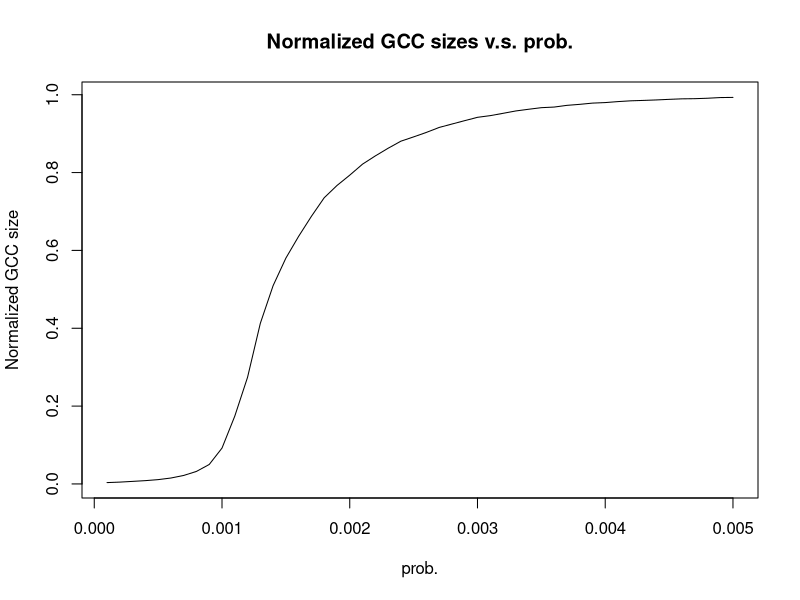

This chart was generated by the following R code:
library(igraph)
prob <- seq(0.0001,0.005,0.0001)
result <- c()
for (val in prob) {
  size <- 0
  for (iter in 1:100){
    g = erdos.renyi.game(1000, val, directed=F)
    g.components <- clusters(g)
    ix <- which.max(g.components$csize)
    g.giant <- induced.subgraph(g, which(g.components$membership == ix))
    size <- size + length(V(g.giant))/1000
  }
  result <- c(result,(size/100))
  print (result)
  print("====================================================")
}
plot(prob,result,type='l',main='Normalized GCC sizes v.s. prob.', xlab = 'prob.', ylab = 'Normalized GCC size')
